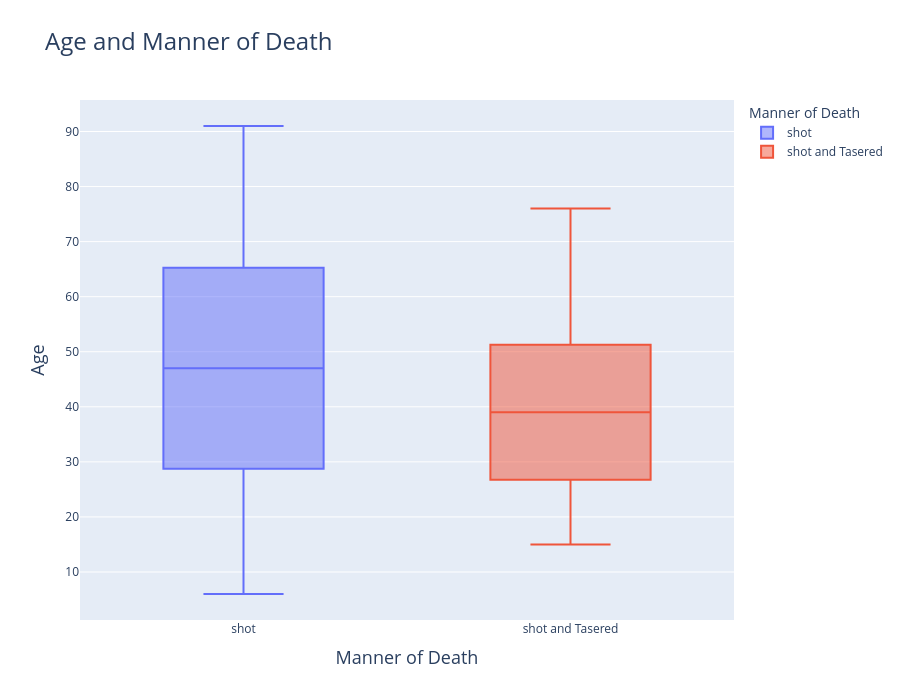

Notebook code cell kept with this figure:
### Code cell
fig = px.box(
    data_frame=df_fatalities_by_age_by_manner,
    y="age",
    x="manner_of_death",
    color="manner_of_death",
    title="Age and Manner of Death",
    height=700
)
fig.update_layout(
    title_font_size=24,
    xaxis_title = "Manner of Death",
    xaxis_title_font_size = 18,
    yaxis_title = "Age",
    yaxis_title_font_size = 18,
    legend=dict(title_text="Manner of Death"),
)
fig.show()

### Figure 1 — Plotly figure (JSON) as saved in the notebook; plotly's stock layout.template omitted (floating-point values rounded to 4 significant figures)
{"data": [{"alignmentgroup": "True", "hovertemplate": "manner_of_death=%{x}<br>age=%{y}<extra></extra>", "legendgroup": "shot", "marker": {"color": "#636efa"}, "name": "shot", "notched": false, "offsetgroup": "shot", "orientation": "v", "showlegend": true, "type": "box", "x": ["shot", "shot", "shot", "shot", "shot", "shot", "shot", "shot", "shot", "shot", "shot", "shot", "shot", "shot", "shot", "shot", "shot", "shot", "shot", "shot", "shot", "shot", "shot", "shot", "shot", "shot", "shot", "shot", "shot", "shot", "shot", "shot", "shot", "shot", "shot", "shot", "shot", "shot", "shot", "shot", "shot", "shot", "shot", "shot", "shot", "shot", "shot", "shot", "shot", "shot", "shot", "shot", "shot", "shot", "shot", "shot", "shot", "shot", "shot", "shot", "shot", "shot", "shot", "shot", "shot", "shot", "shot", "shot", "shot", "shot", "shot", "shot", "shot"], "x0": " ", "xaxis": "x", "y": [6.0, 12.0, 13.0, 14.0, 15.0, 16.0, 17.0, 18.0, 19.0, 20.0, 21.0, 22.0, 23.0, 24.0, 25.0, 26.0, 27.0, 28.0, 29.0, 30.0, 31.0, 32.0, 33.0, 34.0, 35.0, 36.0, 37.0, 38.0, 39.0, 40.0, 41.0, 42.0, 43.0, 44.0, 45.0, 46.0, 47.0, 48.0, 49.0, 50.0, 51.0, 52.0, 53.0, 54.0, 55.0, 56.0, 57.0, 58.0, 59.0, 60.0, 61.0, 62.0, 63.0, 64.0, 65.0, 66.0, 67.0, 68.0, 69.0, 70.0, 71.0, 72.0, 73.0, 74.0, 75.0, 76.0, 77.0, 79.0, 80.0, 82.0, 83.0, 86.0, 91.0], "y0": " ", "yaxis": "y"}, {"alignmentgroup": "True", "hovertemplate": "manner_of_death=%{x}<br>age=%{y}<extra></extra>", "legendgroup": "shot and Tasered", "marker": {"color": "#EF553B"}, "name": "shot and Tasered", "notched": false, "offsetgroup": "shot and Tasered", "orientation": "v", "showlegend": true, "type": "box", "x": ["shot and Tasered", "shot and Tasered", "shot and Tasered", "shot and Tasered", "shot and Tasered", "shot and Tasered", "shot and Tasered", "shot and Tasered", "shot and Tasered", "shot and Tasered", "shot and Tasered", "shot and Tasered", "shot and Tasered", "shot and Tasered", "shot and Tasered", "shot and Tasered", "shot and Tasered", "shot and Tasered", "shot and Tasered", "shot and Tasered", "shot and Tasered", "shot and Tasered", "shot and Tasered", "shot and Tasered", "shot and Tasered", "shot and Tasered", "shot and Tasered", "shot and Tasered", "shot and Tasered", "shot and Tasered", "shot and Tasered", "shot and Tasered", "shot and Tasered", "shot and Tasered", "shot and Tasered", "shot and Tasered", "shot and Tasered", "shot and Tasered", "shot and Tasered", "shot and Tasered", "shot and Tasered", "shot and Tasered", "shot and Tasered", "shot and Tasered", "shot and Tasered", "shot and Tasered", "shot and Tasered", "shot and Tasered", "shot and Tasered"], "x0": " ", "xaxis": "x", "y": [15.0, 16.0, 17.0, 18.0, 19.0, 20.0, 21.0, 22.0, 23.0, 24.0, 25.0, 26.0, 27.0, 28.0, 29.0, 30.0, 31.0, 32.0, 33.0, 34.0, 35.0, 36.0, 37.0, 38.0, 39.0, 40.0, 41.0, 42.0, 43.0, 44.0, 45.0, 46.0, 47.0, 48.0, 49.0, 50.0, 51.0, 52.0, 53.0, 54.0, 55.0, 56.0, 57.0, 58.0, 60.0, 63.0, 67.0, 70.0, 76.0], "y0": " ", "yaxis": "y"}], "layout": {"boxmode": "overlay", "height": 700, "legend": {"title": {"text": "Manner of Death"}, "tracegroupgap": 0}, "title": {"font": {"size": 24}, "text": "Age and Manner of Death"}, "xaxis": {"anchor": "y", "categoryarray": ["shot", "shot and Tasered"], "categoryorder": "array", "domain": [0, 1], "title": {"font": {"size": 18}, "text": "Manner of Death"}}, "yaxis": {"anchor": "x", "domain": [0, 1], "title": {"font": {"size": 18}, "text": "Age"}}}}
